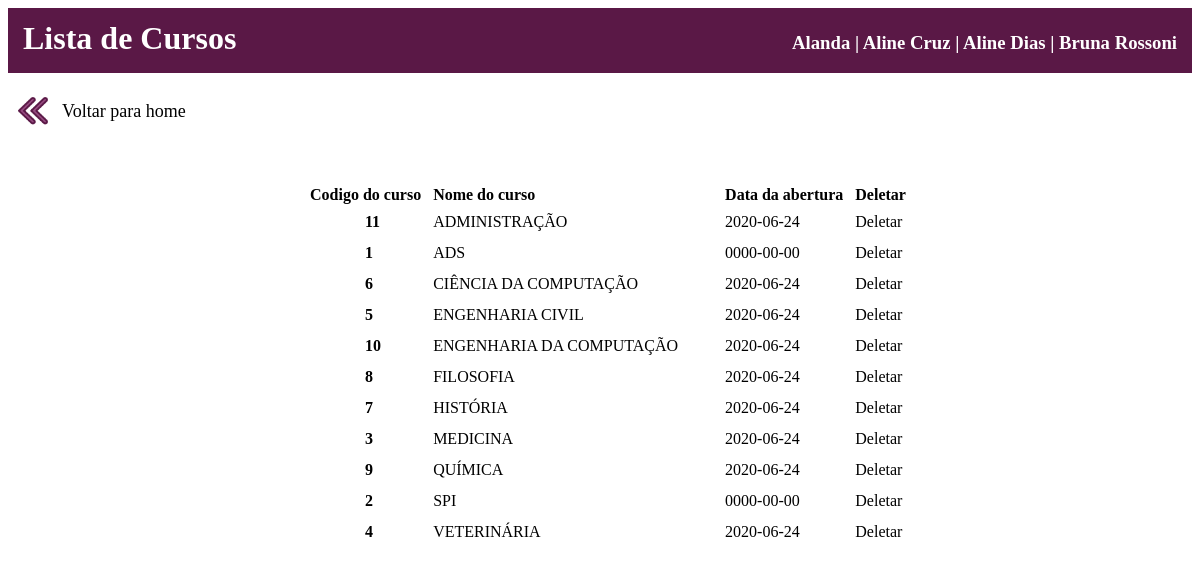
The page /cursos/lista_curso.php on the database its author committed.
### tables this page shows
CREATE TABLE `cursos` (
  `codigo` int(10) NOT NULL,
  `nome_curso` varchar(40) NOT NULL,
  `data_abertura` date NOT NULL DEFAULT current_timestamp()
);

### cursos/lista_curso.php (the view, shortened to what this page needs)
<html>
  <head>
  </head>
  <body>
    <div id="header">
      <h1>Lista de Cursos</h1>
      <h3>Alanda | Aline Cruz | Aline Dias | Bruna Rossoni</h3>
    </div>
    <section id="backNav">
      <a href="../index.php">
        <div id="backButton">
          <img src="../images/back.png" id="backIcon">
        </div>
        <div id="backText">
          Voltar para home
        </div>
      </a>
    </section>
    <div id="listagem">
      <?php
        $ok = conecta_bd() or die ("Não é possível conectar-se ao servidor.");
        $resultado=mysqli_query($ok, "Select * from cursos order by nome_curso") or die ("Não é possível consultar a lista de cursos");
        print("<table>");
        print("<tr>");
        print("<th><b>Codigo do curso</th>");
        print("<th><b>Nome do curso</th>");
        print("<th><b>Data da abertura</th>");
        print("<th><b>Deletar</th>");
        print("</tr>");
        while ($linha=mysqli_fetch_array($resultado)){
            $codigo        = $linha["codigo"];
            $nome_curso    = $linha["nome_curso"];
            $data_abertura = $linha["data_abertura"];
            print("<tr>");
            print("<td><b>$codigo</b></td>");
            print("<td>$nome_curso</td>");
            print("<td>$data_abertura</td>");
            echo("<td><a href='./curso_a_deletar.php?codigo=$codigo'>Deletar</a></td>");
            print("</tr>"); };
            print("</table>");
      ?>
    </div>
  </body>
</html>

### css/stylesheet.css (style rules this page uses)
#header { width: 100%; height: 65px; background-color: rgb(90, 24, 70); }
h1 { color: white; float: left; padding-left: 15px; margin-top: 12px; }
h3 { color: white; float: right; padding-right: 15px; margin-top: 24px; }
#backNav { width: 100%; height: 50px; padding: 8px 0px 0px 0px; margin-top: 10px; font-size: 18px; }
#backButton { float: left; width: 50px; height: 40px; }
#backIcon { width: 30px; margin-left: 10px; margin-top: 4px; }
#backText { float: left; margin-left: 4px; margin-top: 10px; }
a:link, a:visited { color: black; text-decoration: none; }

### css/cursos.css (style rules this page uses)
#listagem { padding: 30px 0px 0px 45px; margin-top: 10px; margin-left: 250px; }
table { border-spacing: 5px; }
th { padding: 0px 5px 0px 2px; text-align: left; }
td { padding: 4px 40px 4px 2px; }
td b { padding: 4px 0px 4px 55px; }

### rows shown on the page
cursos: codigo "11", nome_curso "ADMINISTRAÇÃO", data_abertura "2020-06-24"
cursos: codigo "1", nome_curso "ADS", data_abertura "0000-00-00"
cursos: codigo "6", nome_curso "CIÊNCIA DA COMPUTAÇÃO", data_abertura "2020-06-24"
cursos: codigo "5", nome_curso "ENGENHARIA CIVIL", data_abertura "2020-06-24"
cursos: codigo "10", nome_curso "ENGENHARIA DA COMPUTAÇÃO", data_abertura "2020-06-24"
cursos: codigo "8", nome_curso "FILOSOFIA", data_abertura "2020-06-24"
cursos: codigo "7", nome_curso "HISTÓRIA", data_abertura "2020-06-24"
cursos: codigo "3", nome_curso "MEDICINA", data_abertura "2020-06-24"
cursos: codigo "9", nome_curso "QUÍMICA", data_abertura "2020-06-24"
cursos: codigo "2", nome_curso "SPI", data_abertura "0000-00-00"
cursos: codigo "4", nome_curso "VETERINÁRIA", data_abertura "2020-06-24"
